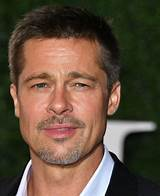
#> input picture 2 - Dataset Rostros/dataset/Brad Pitt/014_871b0d80.jpg, 160 x 196 px, given in place of the camera
$ python rostro.py
#> lines starting #> are read from the running program, lines starting #| are printed output that depends on the picture; after the words box and inside, x2 and y2 are one past the last pixel; in counts of white or black regions, pixels touching at a corner belong together
import cv2
import os

# 1. Configuración inicial
nombre_persona = 'Encines'
path_datos = 'dataset' # Carpeta donde se guardarán las fotos
path_completo = os.path.join(path_datos, nombre_persona)

if not os.path.exists(path_completo):
    print(f'Carpeta creada: {path_completo}')
    os.makedirs(path_completo)

# 2. Cargar el clasificador de rostros (Haar Cascade)
face_cascade = cv2.CascadeClassifier(cv2.data.haarcascades + 'haarcascade_frontalface_default.xml')

# 3. Iniciar la captura de video
cap = cv2.VideoCapture(0, cv2.CAP_DSHOW)
count = 0

print("Capturando rostro... Presiona 'q' para salir antes de tiempo.")

while True:
    ret, frame = cap.read()
#> frame is the input picture: shape (196, 160, 3); mean B, G, R 61.8, 78.5, 97.7
    if not ret: break

    # Convertir a escala de grises para que el algoritmo trabaje mejor
    gray = cv2.cvtColor(frame, cv2.COLOR_BGR2GRAY)
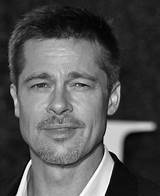
#> gray: shape (196, 160); min 0, max 254, mean 82.3

    # Detectar rostros
    faces = face_cascade.detectMultiScale(gray, 1.3, 5)
#> faces = [[11, 43, 102, 102]]

    for (x, y, w, h) in faces:
        # Dibujar un rectángulo en el rostro (opcional, para visualización)
        cv2.rectangle(frame, (x, y), (x + w, y + h), (0, 255, 0), 2)

        # Recortar el rostro y redimensionarlo (ej. 60x60 píxeles)
        rostro_recortado = frame[y:y + h, x:x + w]
        rostro_recortado = cv2.resize(rostro_recortado, (60, 60), interpolation=cv2.INTER_CUBIC)

        # Guardar la imagen
        cv2.imwrite(f'{path_completo}/rostro_{count}.jpg', rostro_recortado)
        count += 1
#> this loop made 1 pass
#> (x, y, w, h, count) on pass 1: (11, 43, 102, 102, 1)
#> pass 1, `rostro_recortado = frame[y:y + h, x:x + w]`:
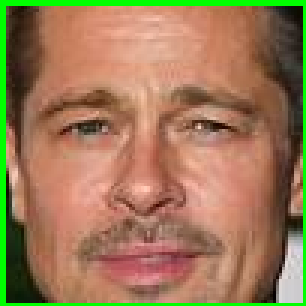
#> rostro_recortado: shape (102, 102, 3) (shown 3 times larger); mean B, G, R 86.4, 122.2, 155.3
#> pass 1, `rostro_recortado = cv2.resize(rostro_recortado, (60, 60), interpolatio..`:
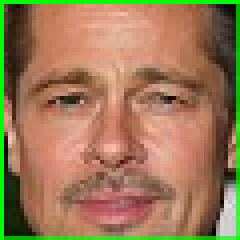
#> rostro_recortado: shape (60, 60, 3) (shown 4 times larger); mean B, G, R 86.6, 121.4, 155.7
#> after the loop:
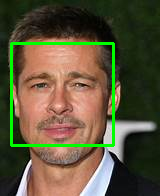
#> frame: shape (196, 160, 3); 3.89% of pixels changed, all inside (x1, y1, x2, y2) = (10, 42, 115, 147)
#> after the loop, count = 1

    # Mostrar el video en vivo
    cv2.imshow('Creando Dataset', frame)

    # Detener si llegamos a 100 fotos o si presionamos 'q'
    k = cv2.waitKey(1)
#> (key q is pressed here)
    if k == ord('q') or count >= 300:
        break

print(f"Dataset finalizado. Se guardaron {count} imágenes en {path_completo}")
#| Dataset finalizado. Se guardaron 1 imágenes en dataset/Encines
cap.release()
cv2.destroyAllWindows()

$ run again, on 2 - Dataset Rostros/dataset/Brad Pitt/019_ddcd5687.jpg
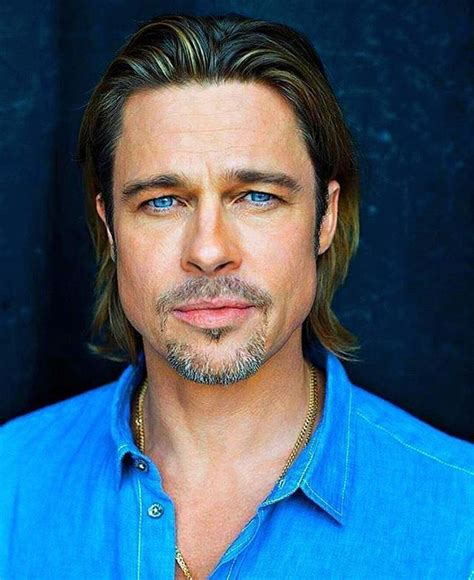
#> input picture 2 - Dataset Rostros/dataset/Brad Pitt/019_ddcd5687.jpg, 474 x 580 px, given in place of the camera
#> frame is the input picture: shape (580, 474, 3); mean B, G, R 116.3, 94.3, 64.4
#> `gray = cv2.cvtColor(frame, cv2.COLOR_BGR2GRAY)`:
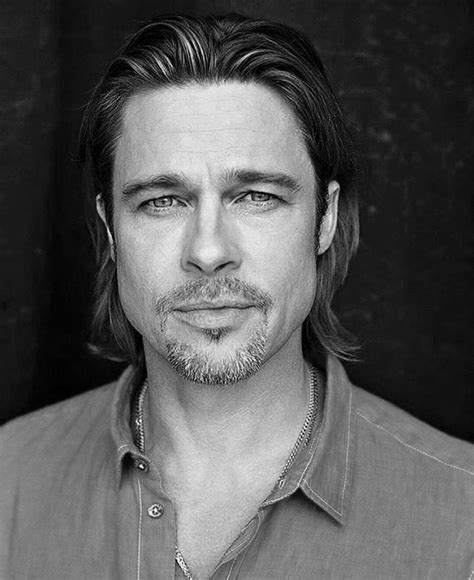
#> gray: shape (580, 474); min 0, max 253, mean 87.8
#> faces = [[75, 92, 269, 269]]
#> the loop `for (x, y, w, h) in faces:` made 1 pass
#> (x, y, w, h, count) on pass 1: (75, 92, 269, 269, 1)
#> after the loop `for (x, y, w, h) in faces:`:
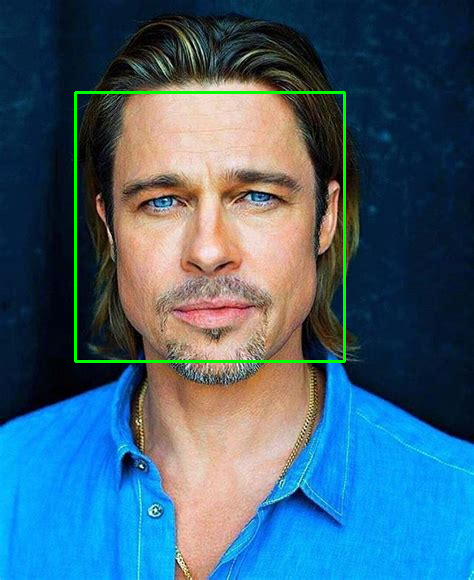
#> frame: shape (580, 474, 3); 1.17% of pixels changed, all inside (x1, y1, x2, y2) = (74, 91, 346, 363)
#> after the loop `for (x, y, w, h) in faces:`: count = 1
#| Dataset finalizado. Se guardaron 1 imágenes en dataset/Encines

$ run again, on 2 - Dataset Rostros/dataset/Brad Pitt/027_78f200c3.jpg
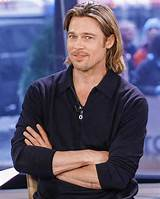
#> input picture 2 - Dataset Rostros/dataset/Brad Pitt/027_78f200c3.jpg, 160 x 199 px, given in place of the camera
#> frame is the input picture: shape (199, 160, 3); mean B, G, R 107.7, 84.3, 89.8
#> `gray = cv2.cvtColor(frame, cv2.COLOR_BGR2GRAY)`:
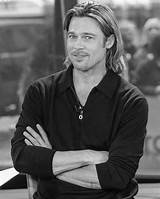
#> gray: shape (199, 160); min 1, max 255, mean 88.6
#> faces = [[57, 18, 51, 51]]
#> the loop `for (x, y, w, h) in faces:` made 1 pass
#> (x, y, w, h, count) on pass 1: (57, 18, 51, 51, 1)
#> after the loop `for (x, y, w, h) in faces:`:
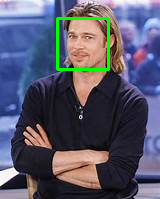
#> frame: shape (199, 160, 3); 1.91% of pixels changed, all inside (x1, y1, x2, y2) = (56, 17, 110, 71)
#> after the loop `for (x, y, w, h) in faces:`: count = 1
#| Dataset finalizado. Se guardaron 1 imágenes en dataset/Encines

$ run again, on 2 - Dataset Rostros/dataset/Brad Pitt/029_36dac19e.jpg
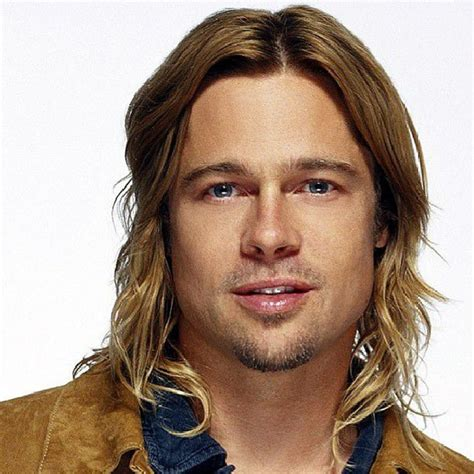
#> input picture 2 - Dataset Rostros/dataset/Brad Pitt/029_36dac19e.jpg, 474 x 474 px, given in place of the camera
#> frame is the input picture: shape (474, 474, 3); mean B, G, R 133.5, 148.7, 170.5
#> `gray = cv2.cvtColor(frame, cv2.COLOR_BGR2GRAY)`:
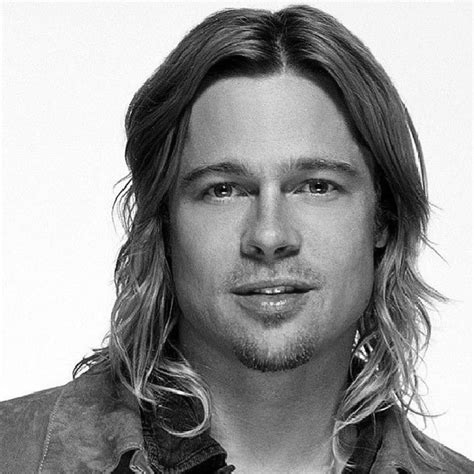
#> gray: shape (474, 474); min 0, max 255, mean 153.5
#> faces = [[146, 90, 250, 250]]
#> the loop `for (x, y, w, h) in faces:` made 1 pass
#> (x, y, w, h, count) on pass 1: (146, 90, 250, 250, 1)
#> after the loop `for (x, y, w, h) in faces:`:
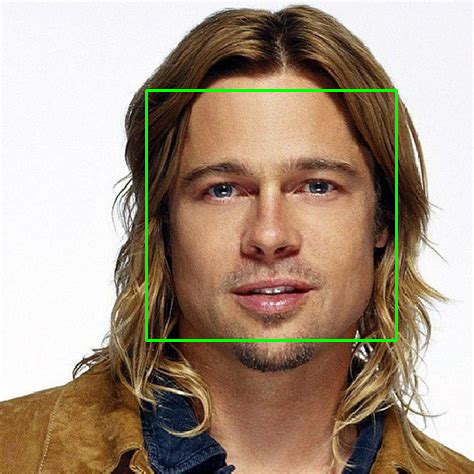
#> frame: shape (474, 474, 3); 1.33% of pixels changed, all inside (x1, y1, x2, y2) = (145, 89, 398, 342)
#> after the loop `for (x, y, w, h) in faces:`: count = 1
#| Dataset finalizado. Se guardaron 1 imágenes en dataset/Encines
